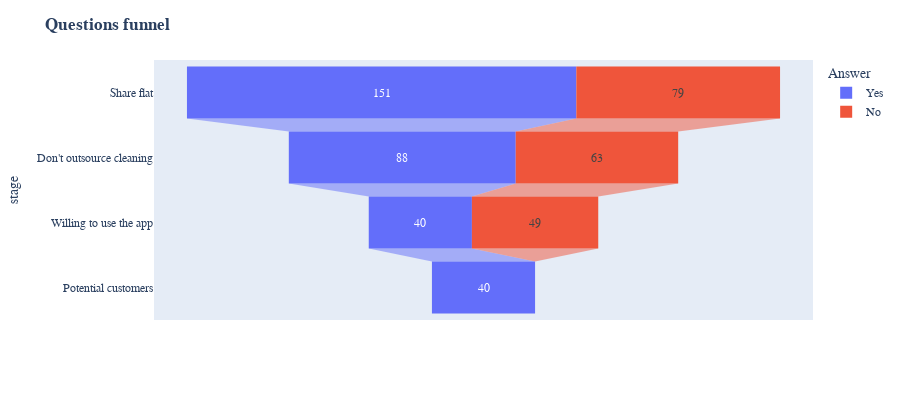

Here is the notebook cell this chart was saved with:
### Code cell
#Plotting the results
stages = ["Share flat", "Don't outsource cleaning", "Willing to use the app", "Potential customers"]
yes_numbers = [share_funnel.iat[1,0], outsource_funnel.iat[0,0], app_funnel.iat[1,0], app_funnel.iat[1,0]]
df_yes = pd.DataFrame(dict(number=yes_numbers, stage=stages))
df_yes['Answer'] = 'Yes'
no_numbers = [share_funnel.iat[0,0], outsource_funnel.iat[1,0], app_funnel.iat[0,0], 0]
df_no = pd.DataFrame(dict(number=no_numbers, stage=stages))
df_no['Answer'] = 'No'
df_funnel = pd.concat([df_yes, df_no], axis=0)
fig = px.funnel(df_funnel, x='number', y='stage', color='Answer', width=900, height=400)
fig.update_layout(
    title="<b>Questions funnel</b>",
    font=dict(
        family="Courier New, monospace",
        size=12
    ))
fig.show()

### Figure 1 — Plotly figure (JSON) as saved in the notebook; plotly's stock layout.template omitted (floating-point values rounded to 4 significant figures)
{"data": [{"hovertemplate": "Answer=Yes<br>number=%{x}<br>stage=%{y}<extra></extra>", "legendgroup": "Yes", "marker": {"color": "#636efa"}, "name": "Yes", "orientation": "h", "showlegend": true, "type": "funnel", "x": [151, 88, 40, 40], "xaxis": "x", "y": ["Share flat", "Don't outsource cleaning", "Willing to use the app", "Potential customers"], "yaxis": "y"}, {"hovertemplate": "Answer=No<br>number=%{x}<br>stage=%{y}<extra></extra>", "legendgroup": "No", "marker": {"color": "#EF553B"}, "name": "No", "orientation": "h", "showlegend": true, "type": "funnel", "x": [79, 63, 49, 0], "xaxis": "x", "y": ["Share flat", "Don't outsource cleaning", "Willing to use the app", "Potential customers"], "yaxis": "y"}], "layout": {"font": {"family": "Courier New, monospace", "size": 12}, "height": 400, "legend": {"title": {"text": "Answer"}, "tracegroupgap": 0}, "margin": {"t": 60}, "title": {"text": "<b>Questions funnel</b>"}, "width": 900, "xaxis": {"anchor": "y", "domain": [0, 1], "title": {"text": "number"}}, "yaxis": {"anchor": "x", "domain": [0, 1], "title": {"text": "stage"}}}}
